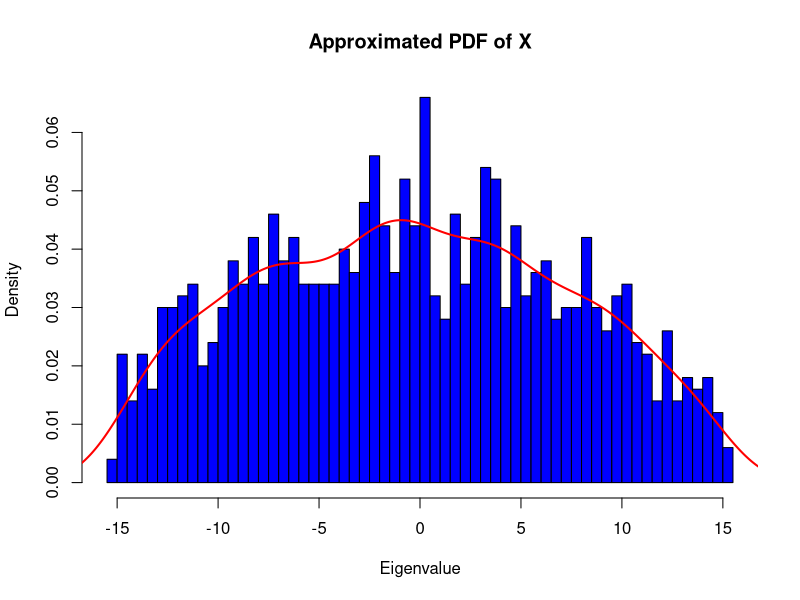

Reproduce this figure in R.
# Parameters
n <- 120          # Matrix dimension
num_samples <- 10^3  # Number of simulations

# Initialize storage for eigenvalues
eigenvalues <- numeric(0)

# Simulation loop
for (i in 1:num_samples) {
  # Generate a symmetric matrix
  M <- matrix(rnorm(n^2), n, n)  # Random normal entries
  M <- (M + t(M)) / 2            # Make it symmetric
  
  # Compute eigenvalues
  eig <- eigen(M)$values
  
  # Store the eigenvalues
  eigenvalues <- c(eigenvalues, eig)
}

# Randomly pick one eigenvalue per simulation
X <- sample(eigenvalues, size = num_samples, replace = TRUE)

# Plot approximated PDF
hist(X, breaks = 50, probability = TRUE, col = "blue", main = "Approximated PDF of X", xlab = "Eigenvalue")
lines(density(X), col = "red", lwd = 2)

# Approximate mean and variance
mean_X <- mean(X)
var_X <- var(X)

cat("Mean of X:", mean_X, "\n")
cat("Variance of X:", var_X, "\n")

# Test the hypothesis by changing the dimension n
dimensions <- c(50, 100, 200, 500)
variances <- numeric(length(dimensions))
for (i in seq_along(dimensions)) {
  n <- dimensions[i]
  
  # Generate a symmetric matrix
  M <- matrix(rnorm(n^2), n, n)
  M <- (M + t(M)) / 2
  
  # Compute eigenvalues
  eig <- eigen(M)$values
  
  # Compute variance
  variances[i] <- var(eig)
}

# Display variances
data.frame(Dimension = dimensions, Variance = variances)
